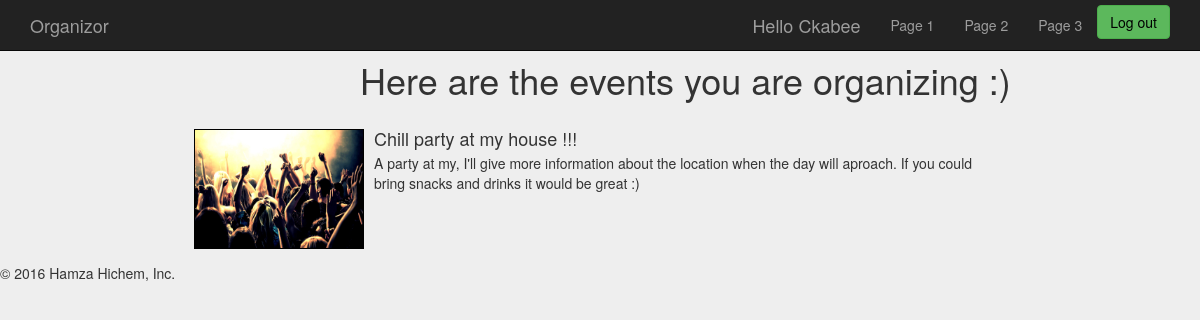
Page /website/www/html/yourEvents.php (signed in) on the committed database.
### tables this page shows
CREATE TABLE `EVENT` (
  `ID` int(11) NOT NULL,
  `NAME` varchar(200) NOT NULL,
  `BUDGET` int(11) NOT NULL,
  `PLACE` varchar(200) NOT NULL,
  `DATE` date NOT NULL,
  `DESCRIPTION` varchar(500) NOT NULL,
  `TYPE` varchar(200) NOT NULL
);

### website/www/html/yourEvents.php (the view, shortened to what this page needs)
<?php
	require_once("../php/useful_lib.php");
	$events = array();
	$pdo = DBConnec::getConnec()->getPdo();
    $sql = 'SELECT * FROM EVENT WHERE ID IN (SELECT ID_EVENT FROM EVENT_USER_ASSOC WHERE ID_USER = :id)';
    $stmt = $pdo->prepare($sql);
	$stmt->bindValue('id', $_SESSION['sid'], PDO::PARAM_STR);
    try
    {
        $stmt->execute();
        $stmt->rowCount() or die('Pas de résultat' . PHP_EOL);
        $stmt->setFetchMode(PDO::FETCH_OBJ);
        while ($result = $stmt->fetch())
        {
			array_push($events, $result);
		}
    }
    catch (PDOException $e)
    {
        echo 'Erreur : ', $e->getMessage(), PHP_EOL;
        echo 'Requête : ', $sql, PHP_EOL;
        exit();
    }
?>
<h1 id='titre'> Here are the events you are organizing :)</h1>
<?php
	foreach($events as $event) {
?>
<div class="media">
  <div class="media-left">
    <a href="event.php?eventID=<?php echo $event->ID; ?>">
      <img style="height: 120px; width:170px" class="media-object" src="<?php echo 'img/' . getImageType($event->TYPE); ?>" alt="<?php echo getImageType($event->TYPE); ?>">
    </a>
  </div>
  <div class="media-body">
    <h4 class="media-heading"><?php echo $event->NAME; ?></h4>
    <p><?php echo $event->DESCRIPTION;?></p>
  </div>
</div>
<?php
	}
?>

### website/www/html/style.css (style rules this page uses)
body { padding-top: 50px; }
img { border : 1px solid black; }
.media { width: 70%; margin-left: auto; margin-right: auto; padding: 1em; }
#titre { margin-left: 10em; }
body { padding-top: 40px; padding-bottom: 40px; background-color: #eee; }

### rows in the picture
event: NAME "Chill party at my house !!!", DESCRIPTION "A party at my, I'll give more information about the location when the day will aproach. If you could bring snacks and drinks it would be great :)"

### other values in the picture
$_SESSION['nickname'] "Ckabee"
